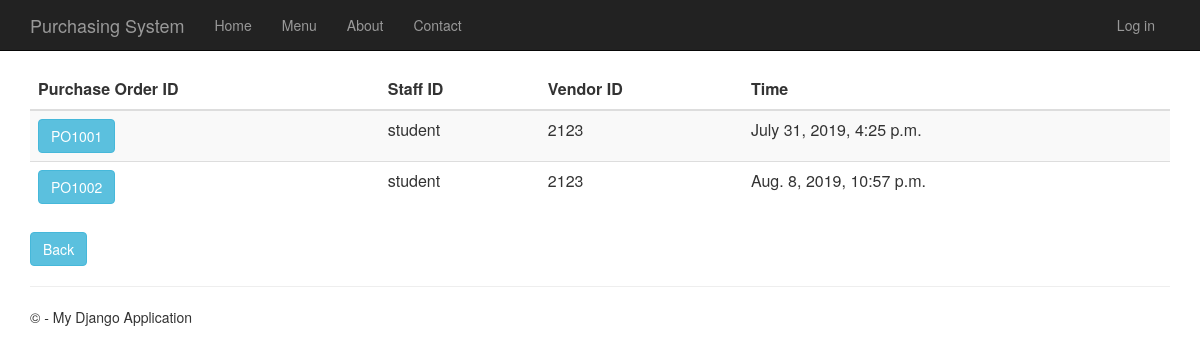
Before: /purchaseorderhistory with the older database file.
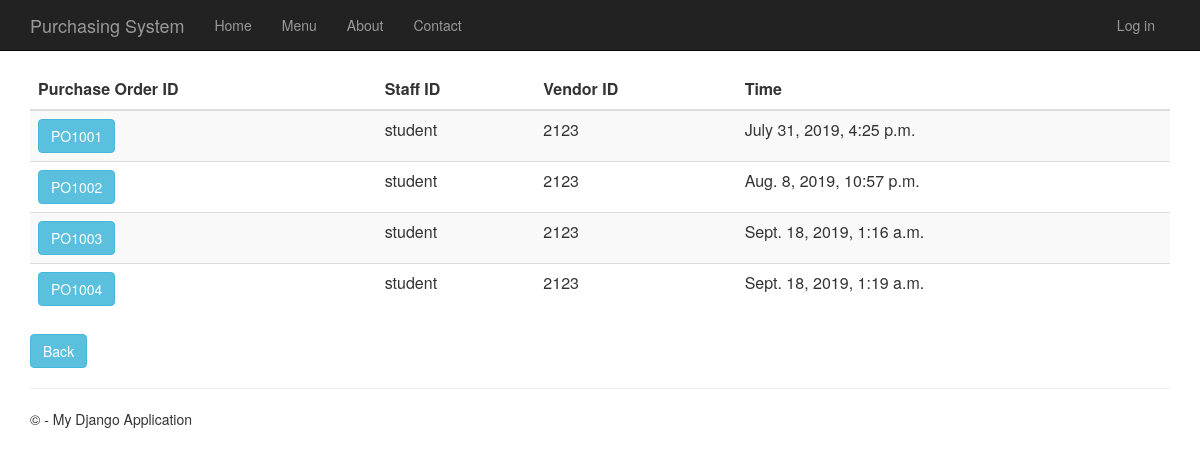
After: the same page with the newer database file.
### PurchaseOrder/models.py (models this page shows, shortened)
class PurchaseOrder(models.Model):
    purchase_order_id = models.CharField(primary_key=True, max_length=10)
    shipping_instructions = models.TextField()
    time_created = models.DateTimeField()
    description = models.TextField(null=True,default=None, blank=True)
    total_price = models.DecimalField(max_digits=10, decimal_places=2, default=Decimal('0.00'))
    person_id = models.ForeignKey(Person)
    vendor_id = models.ForeignKey(Vendor)
    quotation_id = models.OneToOneField(Quotation)

### app/models.py (models this page shows, shortened)
class Person(models.Model):
    user_id = models.OneToOneField(User)
    person_id = models.CharField(primary_key=True, max_length=10)
    person_name = models.TextField()
    person_address = models.TextField()
    person_phone_number = models.TextField()
    person_role = models.TextField(default = 'MANAGER')

class Vendor(models.Model):
    vendor_id = models.CharField(primary_key=True, max_length=10)
    vendor_name = models.TextField()
    vendor_phone_number = models.TextField()
    vendor_address = models.TextField()
    vendor_email = models.TextField()
    def __str__(self):
        return str(self.vendor_id)

### PurchaseOrder/views.py (the view)
# urls.py: url(r'^purchaseorderhistory', PurchaseOrder.views.purchaseorderhistory, name="purchase_order_history"),
def purchaseorderhistory(request):
    purchase_orders = PurchaseOrder.objects.all()
    context = {
            'title':'Purchase Order History',
            'rows':purchase_orders
        }
    return render(request,'PurchaseOrder/purchaseorderhistory.html',context)

### PurchaseOrder/templates/PurchaseOrder/purchaseorderhistory.html
{% extends "app/layout.html" %}
{% block content %}
<div class="purcahseorderhistory margintop" >
    <form action="purchaseorderhistorydetails" method="GET">
        <table class="table table-striped margintop">
          <thead>
            <tr>
              <th scope="col" class="fontlabel">Purchase Order ID</th>
              <th scope="col" class="fontlabel">Staff ID</th>
              <th scope="col" class="fontlabel">Vendor ID</th>
              <th scope="col" class="fontlabel">Time</th>
            </tr>
          </thead>
          <tbody>
              {% for r in rows %}
            <tr>
                 <td><button type="submit" name="po_id" value="{{r.purchase_order_id}}" class="btn btn-info" >{{r.purchase_order_id}}</button></td>
                 <td>{{r.person_id.person_id}}</td>
                 <td>{{r.vendor_id}}</td>
                 <td>{{r.time_created}}</td>
            </tr>
              {% endfor %}
          </tbody>
        </table>
    </form>
    <form action="menu">
        <div class="margintop">
            <button type="submit" class="btn btn-info" >Back</button>
        </div>
    </form>
</div>
{% endblock %}

### app/templates/app/layout.html (shortened to what this page needs)
﻿<!DOCTYPE html>
<html>
<head>
    {% load staticfiles %}
    <link rel="stylesheet" type="text/css" href="{% static 'app/content/bootstrap.min.css' %}" />
    <link rel="stylesheet" type="text/css" href="{% static 'app/content/site.css' %}" />
</head>
<body>
    <div class="navbar navbar-inverse navbar-fixed-top">
        <div class="container">
            <div class="navbar-header">
                <a href="/" class="navbar-brand">Purchasing System</a>
            </div>
            <div class="navbar-collapse collapse">
                <ul class="nav navbar-nav">
                    <li><a href="{% url 'home' %}">Home</a></li>
                    <li><a href="{% url 'menu' %}">Menu</a></li>
                    <li><a href="{% url 'about' %}">About</a></li>
                    <li><a href="{% url 'contact' %}">Contact</a></li>
                </ul>
                {% include 'app/loginpartial.html' %}
            </div>
        </div>
    </div>
    <div class="container body-content">
{% block content %}{% endblock %}
        <hr/>
        <footer>
            <p>&copy; {{ year }} - My Django Application</p>
        </footer>
    </div>
</body>
</html>

### app/templates/app/loginpartial.html
{% if user.is_authenticated %}
<form id="logoutForm" action="/logout" method="post" class="navbar-right">
    {% csrf_token %}
    <ul class="nav navbar-nav navbar-right">
        <li><span class="navbar-brand">Hello {{ user.username }}!</span></li>
        <li><a href="javascript:document.getElementById('logoutForm').submit()">Log off</a></li>
    </ul>
</form>
{% else %}
<ul class="nav navbar-nav navbar-right">
    <li><a href="{% url 'login' %}">Log in</a></li>
</ul>
{% endif %}

### app/static/app/content/site.css (style rules this page uses)
body { padding-top: 50px; padding-bottom: 20px; }
.body-content { padding-left: 15px; padding-right: 15px; }

Changed rows visible on the page:
added PurchaseOrder: purchase_order_id "PO1003", person_id.person_id "student", vendor_id "2123", time_created "Sept. 18, 2019, 1:16 a.m."
added PurchaseOrder: purchase_order_id "PO1004", person_id.person_id "student", vendor_id "2123", time_created "Sept. 18, 2019, 1:19 a.m."
